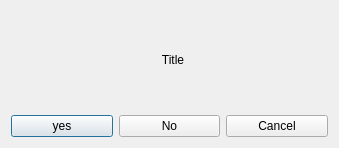
<?xml version="1.0" encoding="UTF-8"?>
<ui version="4.0">
 <class>ConfirmationDialog</class>
 <widget class="QDialog" name="ConfirmationDialog">
  <property name="geometry">
   <rect>
    <x>0</x>
    <y>0</y>
    <width>339</width>
    <height>148</height>
   </rect>
  </property>
  <property name="windowTitle">
   <string>Dialog</string>
  </property>
  <layout class="QVBoxLayout" name="verticalLayout" stretch="5,1">
   <item>
    <layout class="QHBoxLayout" name="horizontalLayout_2" stretch="0,4">
     <property name="spacing">
      <number>0</number>
     </property>
     <item>
      <widget class="QLabel" name="iconLabel">
       <property name="text">
        <string/>
       </property>
       <property name="alignment">
        <set>Qt::AlignCenter</set>
       </property>
      </widget>
     </item>
     <item>
      <widget class="QLabel" name="titleLabel">
       <property name="text">
        <string>Title</string>
       </property>
       <property name="alignment">
        <set>Qt::AlignCenter</set>
       </property>
      </widget>
     </item>
    </layout>
   </item>
   <item>
    <layout class="QHBoxLayout" name="horizontalLayout">
     <item>
      <widget class="QPushButton" name="btnYes">
       <property name="text">
        <string>yes</string>
       </property>
      </widget>
     </item>
     <item>
      <widget class="QPushButton" name="btnNo">
       <property name="text">
        <string>No</string>
       </property>
      </widget>
     </item>
     <item>
      <widget class="QPushButton" name="btnCancel">
       <property name="text">
        <string>Cancel</string>
       </property>
      </widget>
     </item>
    </layout>
   </item>
  </layout>
 </widget>
 <resources/>
 <connections/>
</ui>
